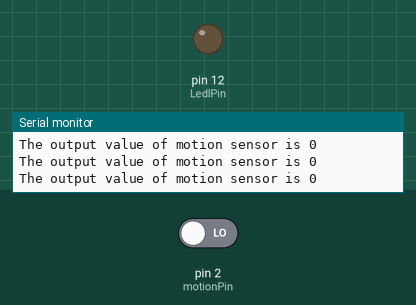
A sketch run on a simulated Arduino Uno, built with avr-gcc and run on an emulated ATmega328P. Shown: output pins drawn as LEDs (lit = HIGH), the last lines printed to the serial monitor. Inputs (shaded band) come from the test bench; at power-on: pin 2 (motionPin) LOW.

Above: at 2.8 s.
2.9 s: pin 2 (motionPin) driven HIGH
4.4 s: pin 2 (motionPin) driven LOW
At 4.9 s:
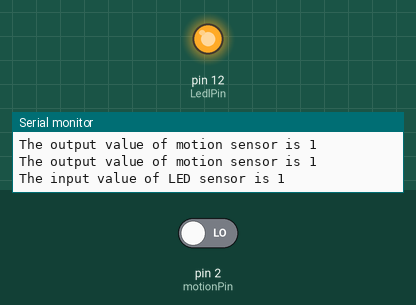
Timing chart, 0 to 7.4 s (numbered marks = the images above; inputs shaded):
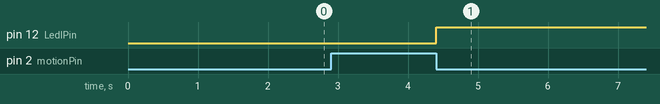

Measured:
- after the input at 4.4 s, pin 12 (LedlPin): LOW → HIGH at once

The sketch:

Task1.2P.ino
```cpp
// C++ code
//
/*
  This program blinks the LED in pin 12 when there is a
  motion detected by the RIP motion sensor.
*/

int motionPin = 2;
int LedlPin = 12;
int motionResult = LOW;

void setup()
{
  Serial.begin(9600);
  pinMode(motionPin, INPUT);
  pinMode(LedlPin, OUTPUT);

  attachInterrupt(digitalPinToInterrupt(motionPin), controlLED, CHANGE);
}

void loop()
{
  motionResult = digitalRead(motionPin);
  Serial.print("The output value of motion sensor is ");
  Serial.println(motionResult);

  delay(1000); // Wait for 1000 millisecond(s)
}

void controlLED()
{
  if(motionResult == HIGH)
  {
	  // turn the LED on
	  digitalWrite(LedlPin, HIGH);
      Serial.print("The input value of LED sensor is ");
  	  Serial.println(HIGH);
  }
  else
  {
      // turn the LED off
      digitalWrite(LedlPin, LOW);
      Serial.print("The input value of LED sensor is ");
  	  Serial.println(LOW);
  }
}
```
